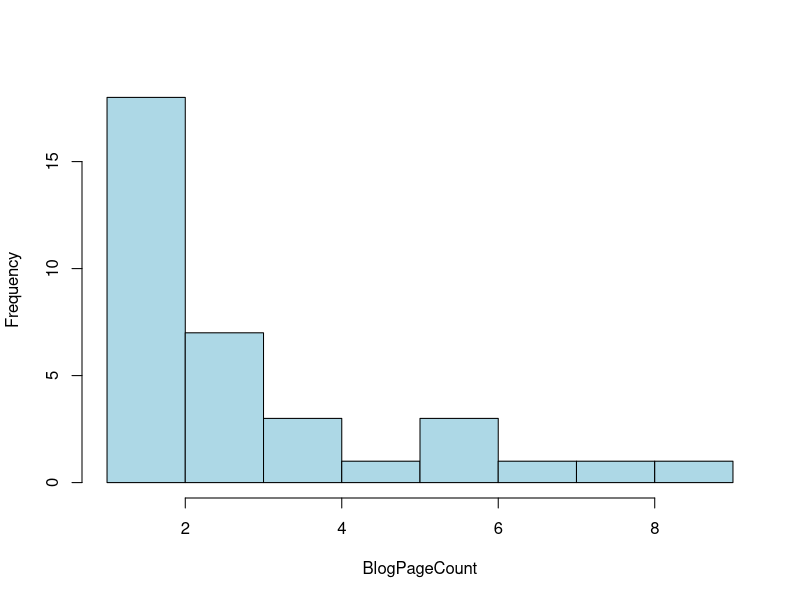

Recreate this plot in R.
#!/usr/bin/env Rscript
rawInput <- read.table('BLOG-PAGECOUNT.txt', header=T)
hist(rawInput$PageCountFrequency, main="", xlab="BlogPageCount", col="lightblue")

